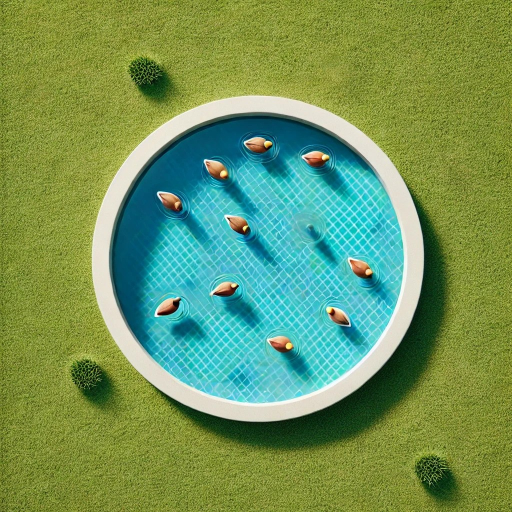
#> input picture zadatak 1/data/picture_1.jpg, 1024 x 1024 px, found by its file name (shown at 1/2 size)
$ python mikutapi.py data/picture_1.jpg
#> lines starting #> are read from the running program, lines starting #| are printed output that depends on the picture; after the words box and inside, x2 and y2 are one past the last pixel; in counts of white or black regions, pixels touching at a corner belong together
import sys
import numpy as np
import cv2
import pandas as pd

def find_ducks(image_path, min_area=500, max_area=5000):
    # Učitavanje slike
#> called with image_path = 'data/picture_1.jpg/picture_1.jpg', min_area = 400, max_area = 5000
    img = cv2.imread(image_path)
#> img is the input picture: shape (1024, 1024, 3); mean B, G, R 92.1, 149.2, 112.5

    # Kropovanje slike (odabir centralnog dela)
    h, w = img.shape[:2]
#> h = 1024; w = 1024
    crop_img = img[h//5:4*h//5, w//5:4*w//5]  # kropovanje centralnog dela slike
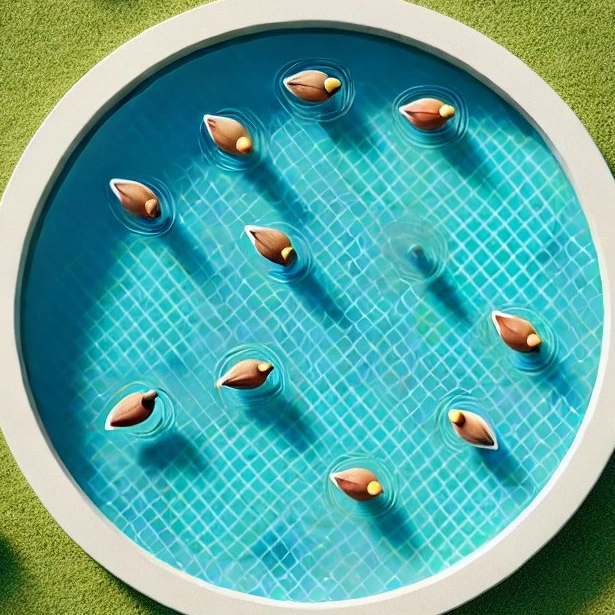
#> crop_img: shape (615, 615, 3); mean B, G, R 160.3, 167.4, 91.1

    # Pravljenje kružne maske koja će ignorisati konture u uglovima
    mask = np.zeros(crop_img.shape[:2], dtype=np.uint8)
    center = (mask.shape[1] // 2, mask.shape[0] // 2)
#> center = (307, 307)
    radius = min(center)
#> radius = 307
    cv2.circle(mask, center, radius, 255, -1)  # Bela kružna maska
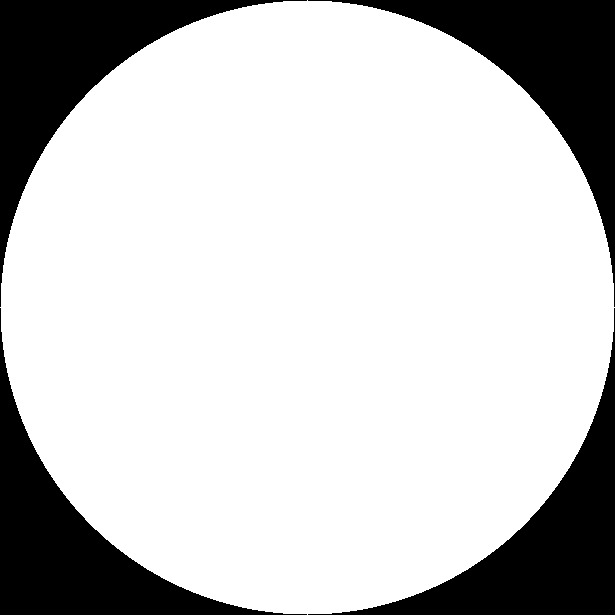
#> mask: shape (615, 615); 78.3% white; 4 black regions, box (x1, y1, x2, y2) and area: (0, 0, 307, 307) 20550, (308, 0, 615, 307) 20550, (0, 308, 307, 615) 20550, (308, 308, 615, 615) 20550

    # Zamućenje slike kako bi se smanjio šum
    img_blur = cv2.GaussianBlur(crop_img, (7, 7), 0)

    # Konverzija u grayscale i globalni threshold za binarizaciju
    img_gray = cv2.cvtColor(img_blur, cv2.COLOR_BGR2GRAY)
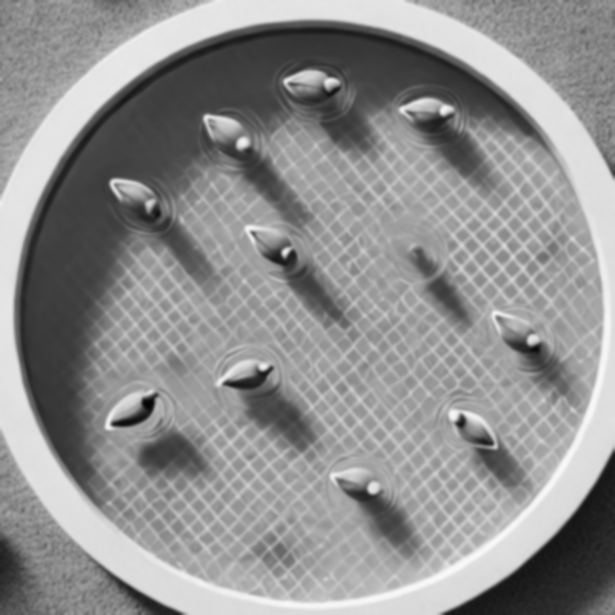
#> img_gray: shape (615, 615); min 4, max 249, mean 143.8
    _, img_bin = cv2.threshold(img_gray, 85, 255, cv2.THRESH_BINARY_INV)
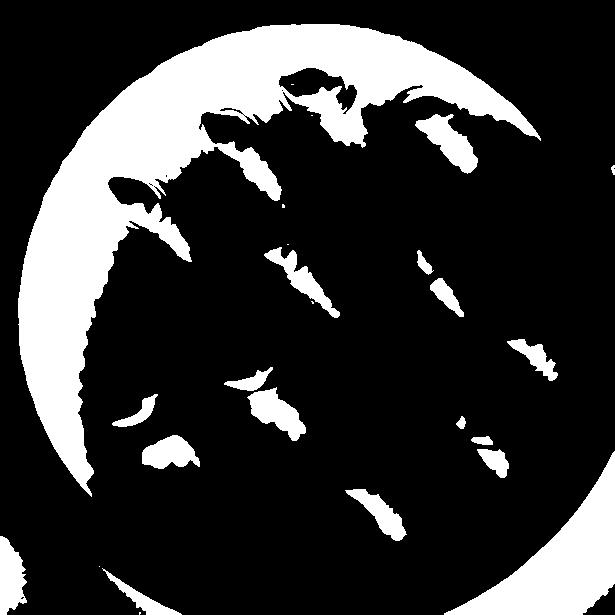
#> img_bin: shape (615, 615); 20.8% white; 25 white regions (7 under 20 px), largest, box (x1, y1, x2, y2) and area: (18, 24, 541, 497) 55396, (444, 451, 615, 615) 10477, (415, 114, 478, 174) 1687

    # Čišćenje binarne slike
    kernel = np.ones((5, 5), np.uint8)
    img_bin_cleaned = cv2.morphologyEx(img_bin, cv2.MORPH_CLOSE, kernel)
#> img_bin_cleaned: shape (615, 615); 21% white; 20 white regions (4 under 20 px), largest, box (x1, y1, x2, y2) and area: (18, 24, 541, 497) 55907, (444, 451, 615, 615) 10492, (224, 367, 306, 441) 2077
    img_bin_cleaned = cv2.morphologyEx(img_bin_cleaned, cv2.MORPH_OPEN, kernel)
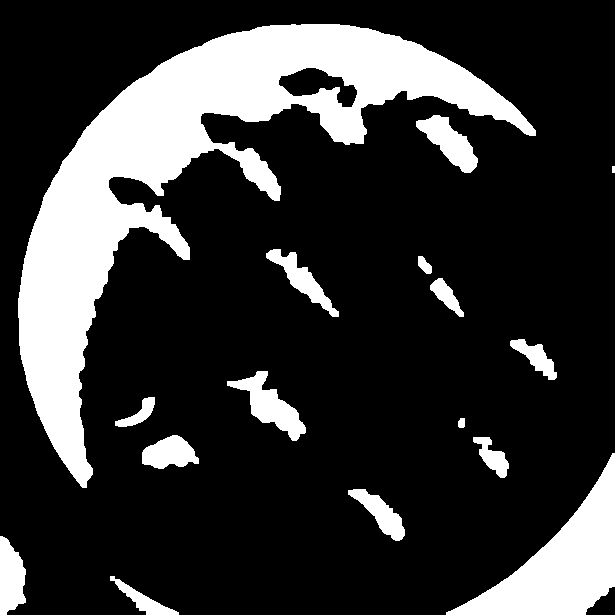
#> img_bin_cleaned: shape (615, 615); 20.8% white; 16 white regions, largest, box (x1, y1, x2, y2) and area: (18, 24, 536, 488) 55678, (446, 453, 615, 615) 10485, (227, 371, 306, 441) 2028

    # Primena kružne maske i detekcija kontura
    img_bin_masked = cv2.bitwise_and(img_bin_cleaned, img_bin_cleaned, mask=mask)
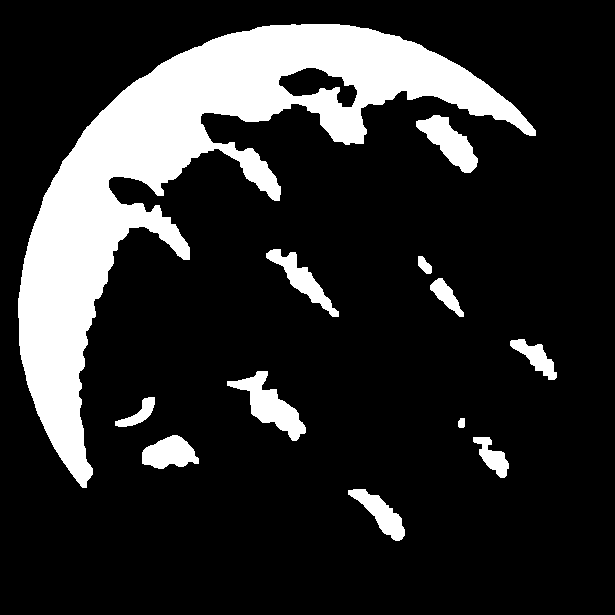
#> img_bin_masked: shape (615, 615); 17.4% white; 12 white regions
    contours, _ = cv2.findContours(img_bin_masked, cv2.RETR_EXTERNAL, cv2.CHAIN_APPROX_SIMPLE)
#> contours = 12 contours; largest, box (x1, y1, x2, y2) and area: (18, 24, 536, 488) 56161, (227, 371, 306, 441) 1908, (416, 115, 478, 173) 1582, (266, 249, 339, 317) 1254, (142, 435, 199, 469) 1237

    # Kreiranje slike sa popunjenim konturama
    img_filled_bin = np.zeros_like(img_bin_masked)
    for contour in contours:
        cv2.drawContours(img_filled_bin, [contour], -1, 255, thickness=cv2.FILLED)
#> this loop made 12 passes
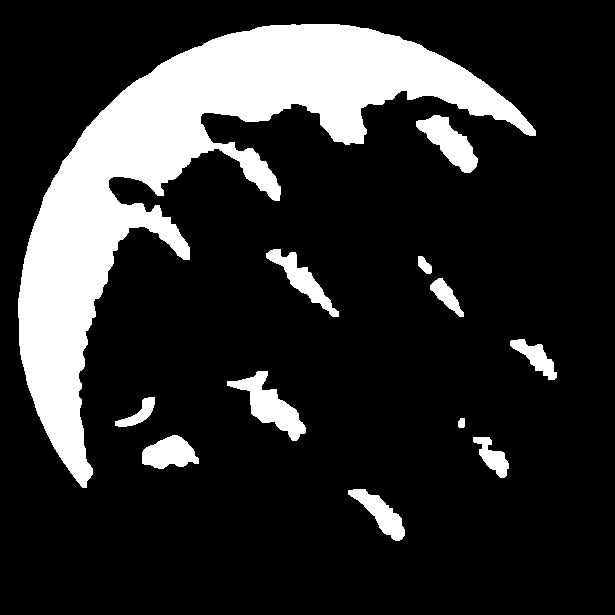
#> img_filled_bin: shape (615, 615); 17.8% white; 12 white regions

    # Ponovna detekcija kontura na popunjenoj slici
    filled_contours, _ = cv2.findContours(img_filled_bin, cv2.RETR_EXTERNAL, cv2.CHAIN_APPROX_SIMPLE)
#> filled_contours has the same summary as contours

    # Filtriranje kontura prema površini
    valid_contours = []
    for contour in filled_contours:
        area = cv2.contourArea(contour)
        if min_area <= area <= max_area or 5980 < area < 6300 or 7700 < area < 9000:
            valid_contours.append(contour)
#> this loop made 12 passes
#> area on passes 1 to 12: 1093.5, 620.5, 1237, 49, 424.5, 1907.5, 726, 500, 138.5, 1254, 1582, 56161
#> after the loop, valid_contours = 9 contours; largest, box (x1, y1, x2, y2) and area: (227, 371, 306, 441) 1908, (416, 115, 478, 173) 1582, (266, 249, 339, 317) 1254, (142, 435, 199, 469) 1237, (348, 489, 405, 541) 1094

    # Ako nema patkica, primeni dilaciju na uži krug
    if len(valid_contours) == 0:
        smaller_radius = int(radius * 0.7)
        small_mask = np.zeros(crop_img.shape[:2], dtype=np.uint8)
        cv2.circle(small_mask, center, smaller_radius, 255, -1)
        img_bin_masked = cv2.bitwise_and(img_bin_cleaned, img_bin_cleaned, mask=small_mask)

        # Primena dilatacije na uži krug i ponovna detekcija kontura
        large_kernel = np.ones((10, 10), np.uint8)
        img_bin_dilated = cv2.dilate(img_bin_masked, large_kernel, iterations=2)
        contours, _ = cv2.findContours(img_bin_dilated, cv2.RETR_EXTERNAL, cv2.CHAIN_APPROX_SIMPLE)
        for contour in contours:
            area = cv2.contourArea(contour)
            if min_area <= area <= max_area or 5980 < area < 6300 or 7700 < area < 9000:
                valid_contours.append(contour)

    return len(valid_contours)

def main(dataset_folder):
    # Poziv funkcije za svaku sliku i čuvanje rezultata
    predicted_counts = []
    for i in range(1, 11):
        image_path = f'{dataset_folder}/picture_{i}.jpg'
        count = find_ducks(image_path, min_area=400, max_area=5000)
#> count = 9
        predicted_counts.append(count)

    # Učitavanje očekivanih vrednosti iz CSV fajla i računanje MAE
    duck_count_df = pd.read_csv(f'{dataset_folder}/duck_count.csv')
    true_counts = duck_count_df.set_index('picture')['ducks']
    predicted_counts_series = pd.Series(predicted_counts, index=true_counts.index)
    mae = np.mean(np.abs(predicted_counts_series - true_counts))

    # Ispis rezultata
    print(f"{mae}")

if __name__ == "__main__":
    if len(sys.argv) != 2:
        sys.exit("Usage: python script.py <dataset_folder>")
#> (the run stopped early here; a loop or call above may not have finished)
